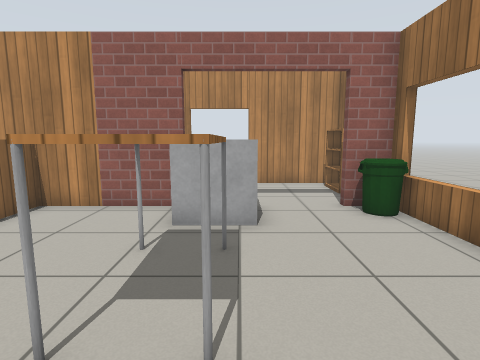
view 1 (above)

22 first-person views from a walk through a robot-simulator world made for Gazebo. The camera is 1 m above the floor, tilts 8° down and sees 80° across. The floor is counted in squares, 0.5 m on a side. Each view is taken from the middle of a square. On the plan, view 1 faces up. The plan holds only what a view shows up to about 17 squares ahead; the rest is blank. Gazebo's built-in surfaces are drawn with simple patterns.

view 2
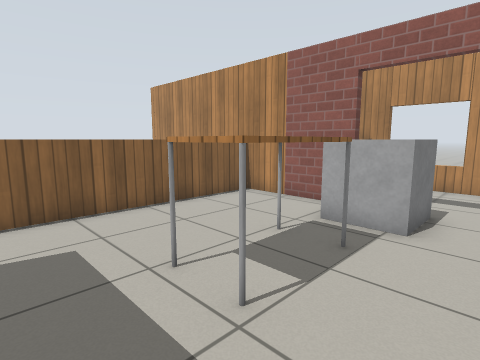

view 3
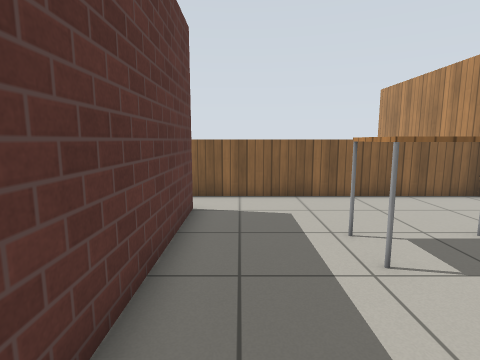

view 4
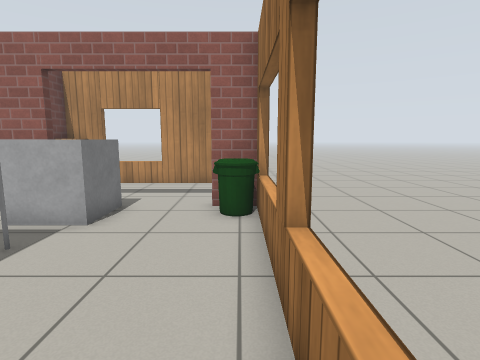

view 5
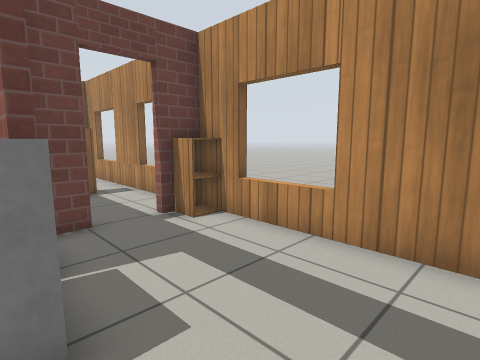

view 6
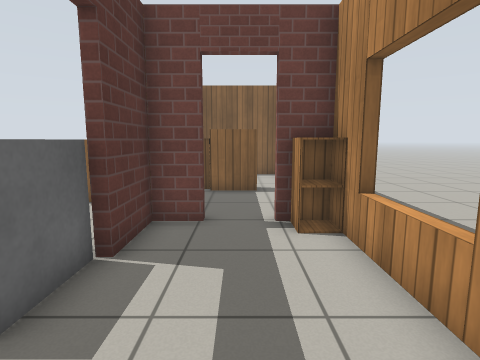

view 7
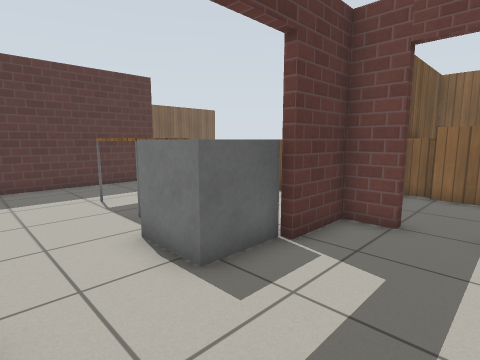

view 8
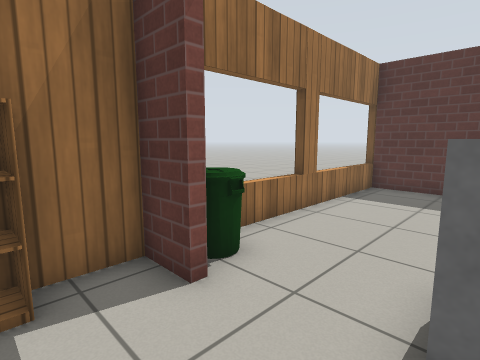

view 9
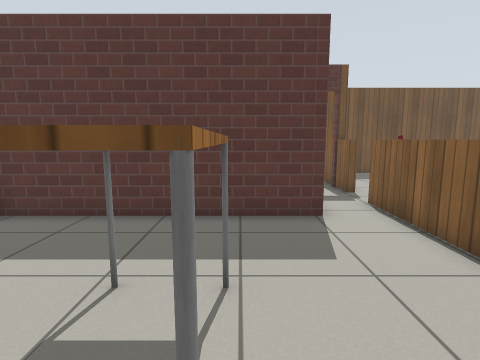

view 10
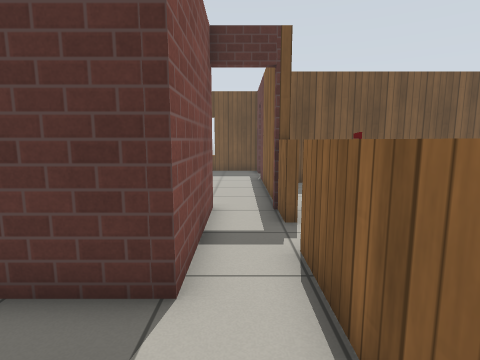

view 11
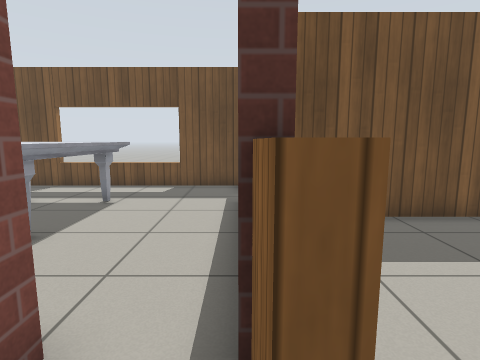

view 12
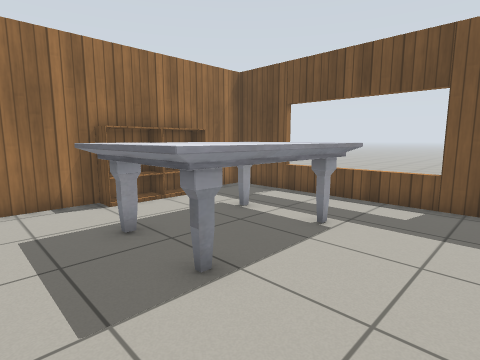

view 13
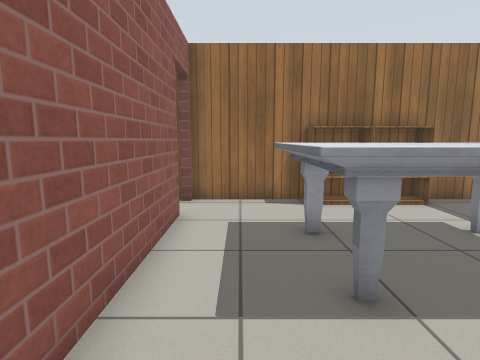

view 14
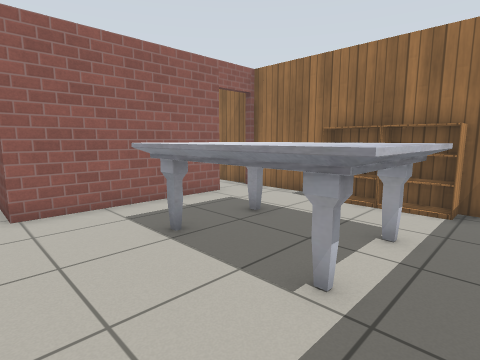

view 15
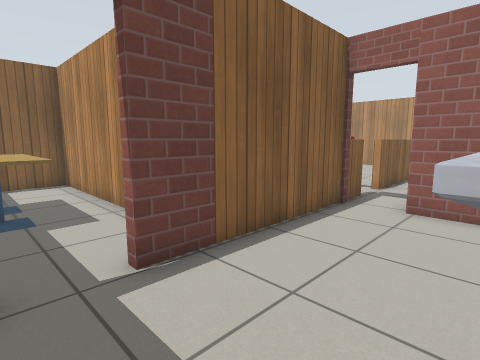

view 16
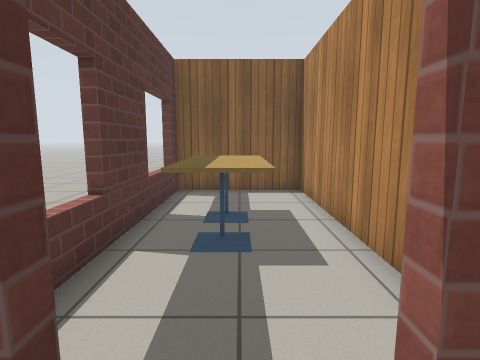

view 17
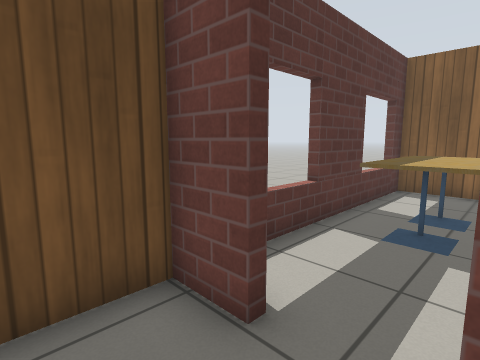

view 18
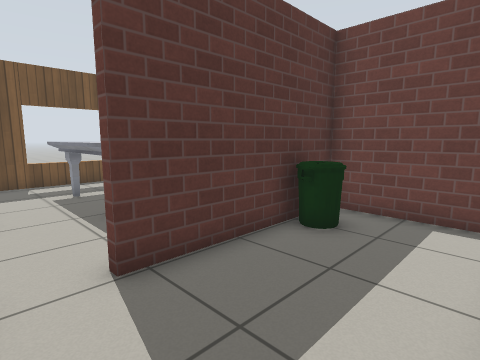

view 19
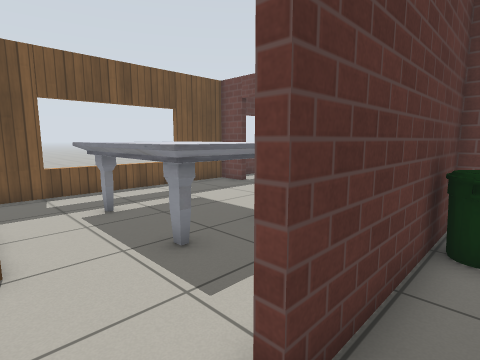

view 20
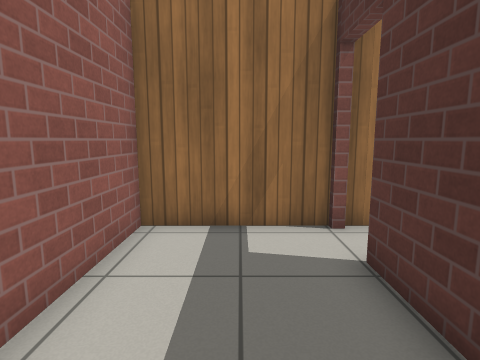

view 21
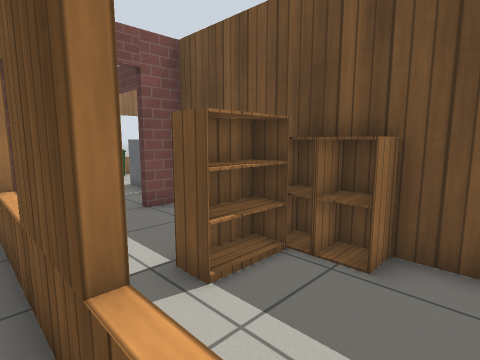

view 22
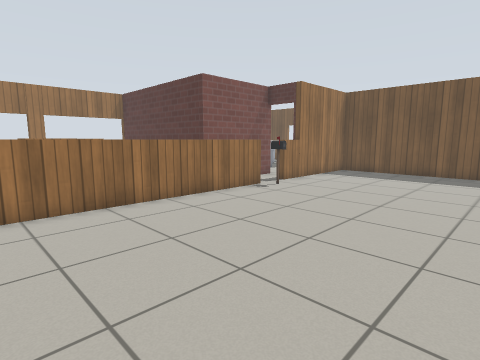

### Floor plan
Ten units are one square. View 1 is at (0, 0); x grows to the right and y downward. Boxes are objects, and circles mark ways between rooms. Rooms are numbered by the first view taken in them; rooms with no view inside come last. Other rooms are left out.
<svg viewBox="-168 -140 222 310">
<path fill="none" stroke="#000" d="M-16 -85 -60 -85M45 15 45 -85 31 -85M-42 64 -42 14 49 14M-61 -86 -61 29 -64 29M-64 48 -61 48M31 -88 45 -88 45 -106M-25 -88 -16 -88M45 -132 -24 -132M25 64 -42 64M-61 150 -61 165 45 165 45 64M-61 48 -61 132M45 61 45 17 5 17M-39 25 -39 61 25 61M-104 -85 -139 -85M-60 -85 -85 -85M-64 90 -64 48M-109 -135 -53 -135M-163 113 -73 113M-64 29 -64 -64M-90 116 -163 116 -163 165 -79 165M-86 -88 -42 -88 -42 -101M-66 -132 -136 -132 -136 -88 -104 -88M-24 -132 -39 -132 -39 -119M-39 -101 -39 -88 -25 -88"/>
<rect x="-25" y="-55" width="30" height="30" fill="#bbb"><title>table</title></rect>
<rect x="-15" y="-95" width="20" height="30" fill="#bbb"><title>grey box</title></rect>
<rect x="35" y="-85" width="10" height="20" fill="#bbb"><title>bin</title></rect>
<rect x="35" y="-125" width="10" height="20" fill="#bbb"><title>bookshelf</title></rect>
<rect x="-25" y="85" width="40" height="60" fill="#bbb"><title>marble table</title></rect>
<rect x="35" y="115" width="10" height="30" fill="#bbb"><title>bookshelf</title></rect>
<rect x="35" y="95" width="10" height="20" fill="#bbb"><title>bookshelf</title></rect>
<rect x="-25" y="45" width="10" height="10" fill="#bbb"><title>bin</title></rect>
<rect x="-75" y="25" width="10" height="10" fill="#bbb"><title>postbox</title></rect>
<rect x="-135" y="135" width="20" height="20" fill="#bbb"><title>cafe table</title></rect>
<rect x="-115" y="135" width="20" height="20" fill="#bbb"><title>cafe table</title></rect>
<rect x="-105" y="-105" width="10" height="20" fill="#bbb"><title>cabinet</title></rect>
<rect x="-95" y="-105" width="10" height="20" fill="#bbb"><title>cabinet</title></rect>
<rect x="-95" y="-115" width="20" height="20" fill="#bbb"><title>bookshelf</title></rect>
<rect x="-35" y="-135" width="10" height="20" fill="#bbb"><title>cabinet</title></rect>
<circle cx="-20" cy="-90" r="3" fill="#2a7"/>
<circle cx="15" cy="-90" r="3" fill="#2a7"/>
<circle cx="-60" cy="40" r="3" fill="#2a7"/>
<circle cx="-20" cy="-110" r="3" fill="#2a7"/>
<circle cx="35" cy="60" r="3" fill="#2a7"/>
<circle cx="-55" cy="60" r="3" fill="#2a7"/>
<circle cx="-60" cy="145" r="3" fill="#2a7"/>
<circle cx="-40" cy="-110" r="3" fill="#2a7"/>
<text x="-10" y="-40">1</text>
<text x="10" y="-110">2</text>
<text x="-10" y="110">3</text>
<text x="10" y="40">4</text>
<text x="-100" y="-10">5</text>
<text x="-110" y="140">6</text>
<text x="-90" y="-110">7</text>
<text x="-30" y="-120">8</text>
</svg>
Room 1 opens to room 2. Room 1 opens to room 5. Room 2 opens to room 8. Room 3 opens to room 4. Room 3 opens to room 5. Room 3 opens to room 6. Room 7 opens to room 8.

Where each view was taken, in squares from view 1:
view 1: 0 up, 0 right, facing up
view 2: 0 up, 2 right, facing up-left
view 3: 0 up, 4 right, facing left
view 4: 0 up, 4 right, facing up
view 5: 8 up, 3 right, facing up-left
view 6: 11 up, 3 right, facing left
view 7: 12 up, 3 right, facing down-left
view 8: 11 up, 0 right, facing down-right
view 9: 6 up, 2 left, facing down
view 10: 2 up, 5 left, facing down
view 11: 4 down, 6 left, facing down
view 12: 7 down, 5 left, facing down-right
view 13: 8 down, 5 left, facing right
view 14: 15 down, 5 left, facing up-right
view 15: 15 down, 2 left, facing up-left
view 16: 14 down, 5 left, facing left
view 17: 13 down, 4 left, facing down-left
view 18: 2 down, 4 right, facing down-left
view 19: 5 down, 4 right, facing down-left
view 20: 4 down, 2 left, facing right
view 21: 14 up, 12 left, facing down-right
view 22: 7 up, 15 left, facing down-right
